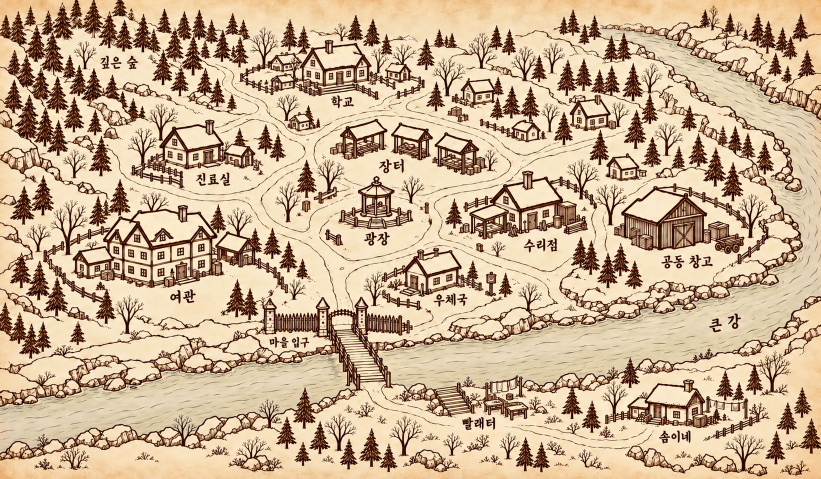
#> input picture experiments/renpy-ch1/art/map-somi-20261023/round3/generated-map.png, 1642 x 958 px (shown at 1/2 size)
$ python build_layers.py
#> lines starting #> are read from the running program, lines starting #| are printed output that depends on the picture; after the words box and inside, x2 and y2 are one past the last pixel; in counts of white or black regions, pixels touching at a corner belong together
"""Reproduce requested crops and previews from the generated map; no game writes."""
import json
from pathlib import Path
from PIL import Image, ImageDraw, ImageChops

ROOT = Path(__file__).resolve().parent
SIZE = (2304, 1344)
SOURCE = Image.open(ROOT / 'generated-map.png').convert('RGB')
#> SOURCE is the input picture: PIL image 1642x958 RGB; mean R, G, B 201.3, 176.1, 146
SX, SY = SIZE[0] / SOURCE.width, SIZE[1] / SOURCE.height
#> SX = 1.4; SY = 1.4
def xy(p): return [round(p[0]*SX), round(p[1]*SY)]
# Coordinates authored by inspection of the generated 1642 x 958 sheet.
# Each polygon encloses its own drawing and immediate yard, excluding ink labels.
SPECS = {
 'inn': ([(86,478),(198,412),(373,401),(516,467),(554,552),(538,578),(452,592),(304,581),(153,562),(90,531)], (327,505), (366,595), (335,577,63,31)),
 'clinic': ([(260,309),(315,267),(405,237),(459,277),(516,290),(532,331),(487,347),(375,347),(365,374),(287,354)], (398,300), (429,360), (387,341,84,33)),
 'school': ([(474,139),(538,105),(604,104),(645,77),(725,78),(752,124),(805,124),(849,155),(844,181),(760,199),(703,187),(601,191),(488,172)], (669,144), (687,204), (656,190,58,29)),
 'post': ([(750,544),(800,536),(834,499),(885,494),(929,538),(929,568),(985,574),(993,595),(957,612),(912,585),(853,596),(819,615),(759,599)], (864,551), (901,604), (865,587,75,30)),
 'workshop': ([(930,405),(975,386),(1045,340),(1074,344),(1076,356),(1113,351),(1139,397),(1173,413),(1180,462),(1120,476),(1021,471),(948,468)], (1056,426), (1080,491), (1041,476,81,31)),
 'store': ([(1227,428),(1265,394),(1302,367),(1417,378),(1458,411),(1499,439),(1518,478),(1490,511),(1414,510),(1285,497),(1222,479)], (1363,450), (1379,526), (1316,508,128,32)),
 'market': ([(657,265),(699,241),(773,243),(778,268),(807,247),(859,254),(876,284),(907,265),(953,284),(978,340),(939,354),(878,333),(844,317),(796,319),(779,299),(711,318),(656,306)], (815,283), (782,334), (752,316,61,35)),
 'square': ([(669,415),(708,394),(712,375),(748,350),(772,354),(797,379),(790,413),(831,427),(829,447),(778,464),(722,459),(676,447)], (753,416), (752,479), (725,463,59,31)),
 'gate': ([(520,611),(535,592),(552,610),(552,626),(627,627),(635,595),(656,595),(663,628),(702,616),(708,592),(731,594),(742,627),(818,639),(827,665),(769,670),(766,697),(783,770),(752,786),(703,778),(684,727),(665,680),(654,674),(535,668),(519,647)], (685,651), (579,687), (531,670,99,30)),
 'forest': ([(0,40),(45,16),(98,23),(120,2),(253,0),(281,41),(366,18),(418,48),(478,46),(503,98),(483,139),(451,192),(395,199),(371,174),(319,182),(299,160),(254,172),(219,194),(210,221),(186,246),(124,267),(75,292),(0,282)], (236,119), (237,124), (193,105,88,34)),
 'somi': ([(1207,807),(1252,791),(1293,762),(1365,757),(1398,761),(1421,800),(1496,798),(1510,822),(1503,845),(1444,870),(1390,854),(1315,855),(1234,839),(1209,837)], (1337,813), (1352,877), (1312,858,82,32)),
 'laundry': ([(853,779),(883,766),(921,767),(944,781),(969,777),(970,761),(1043,746),(1054,776),(1038,797),(1058,805),(1054,829),(1015,840),(986,830),(961,831),(946,839),(928,823),(901,819),(880,798)], (948,798), (956,849), (917,833,80,29)),
 'river': ([(1170,57),(1246,60),(1308,82),(1392,116),(1467,155),(1540,180),(1595,206),(1641,219),(1641,589),(1606,613),(1568,644),(1508,674),(1452,706),(1392,718),(1344,727),(1307,739),(1274,724),(1233,750),(1180,749),(1137,766),(1096,768),(1051,782),(1045,758),(968,773),(933,774),(904,766),(870,781),(833,774),(798,790),(782,787),(767,755),(752,705),(723,670),(700,675),(716,732),(723,776),(691,792),(646,803),(600,829),(546,840),(494,847),(442,865),(384,876),(333,867),(277,885),(230,878),(172,896),(110,907),(48,906),(0,922),(0,805),(59,799),(118,783),(178,770),(245,767),(304,752),(365,750),(423,735),(489,736),(550,726),(603,715),(658,709),(677,698),(672,688),(735,696),(798,692),(868,679),(932,674),(992,661),(1062,642),(1129,633),(1196,618),(1261,610),(1324,598),(1394,578),(1452,563),(1512,543),(1555,518),(1590,486),(1609,456),(1587,428),(1585,401),(1549,376),(1559,353),(1528,332),(1515,308),(1474,290),(1452,266),(1405,252),(1395,228),(1354,215),(1316,207),(1293,185),(1250,176),(1221,151),(1182,142),(1161,118),(1169,97),(1170,57)], (1395,654), (1446,649), (1409,629,72,37)),
}

def build():
 art = SOURCE.resize(SIZE, Image.Resampling.LANCZOS).convert('RGBA')
 art.save(ROOT/'room13-map-village.webp', lossless=True, method=6)
 art.save(ROOT/'preview_full.png')
 (ROOT/'nodes').mkdir(exist_ok=True)
 nodes = {}
 masks = {}
 for key, (poly, point, label, lb) in SPECS.items():
  polygon = [xy(p) for p in poly]
  xs, ys = zip(*polygon)
  x,y = min(xs)-3, min(ys)-3
  x,y = max(0,x),max(0,y)
  right,bottom = min(SIZE[0],max(xs)+4), min(SIZE[1],max(ys)+4)
  w,h = right-x,bottom-y
  local = [(a-x,b-y) for a,b in polygon]
  mask = Image.new('L',(w,h)); ImageDraw.Draw(mask).polygon(local,fill=255)
  cut = art.crop((x,y,right,bottom)); cut.putalpha(mask)
  line = Image.new('RGBA',(w,h)); ImageDraw.Draw(line).line(local+[local[0]], fill=(255,248,228,255),width=2,joint='curve')
  for suffix,im in [('',cut),('-outline',line)]:
   im.save(ROOT/'nodes'/f'room13-map-village-{key}{suffix}.webp',lossless=True,method=6)
  nodes[key] = dict(polygon=polygon,point=xy(point),label_point=xy(label),bounds=[x,y,w,h],label_bounds=xy(lb[:2])+xy(lb[2:]))
  masks[key] = (mask,line)
#> this loop made 13 passes
#> pass 1, in build, `cut = art.crop((x, y, right, bottom))`:
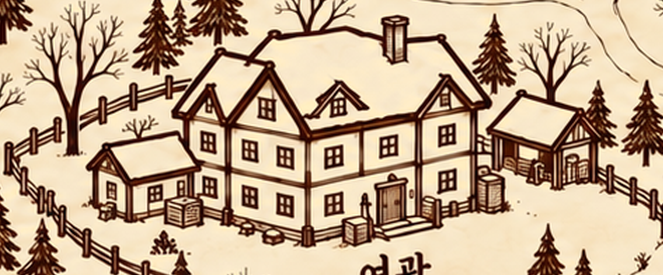
#> cut: PIL image 663x275 RGBA; mean R, G, B, A 191.8, 167.2, 140.3, 255
#> pass 1, in build, `im.save(ROOT/'nodes'/f'room13-map-village-{key}{suffix}.webp',lossless..`:
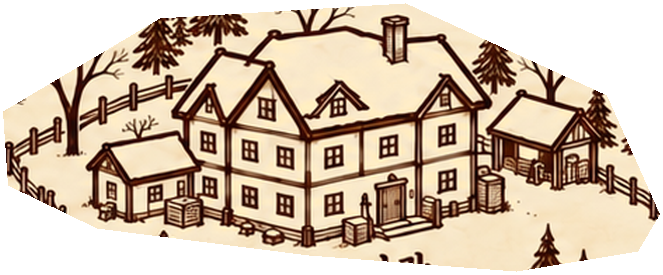
#> saved as room13-map-village-inn.webp: PIL image 663x275 RGBA; mean R, G, B, A 191.8, 167.2, 140.3, 183.2; transparent parts drawn white
#> after the loop:
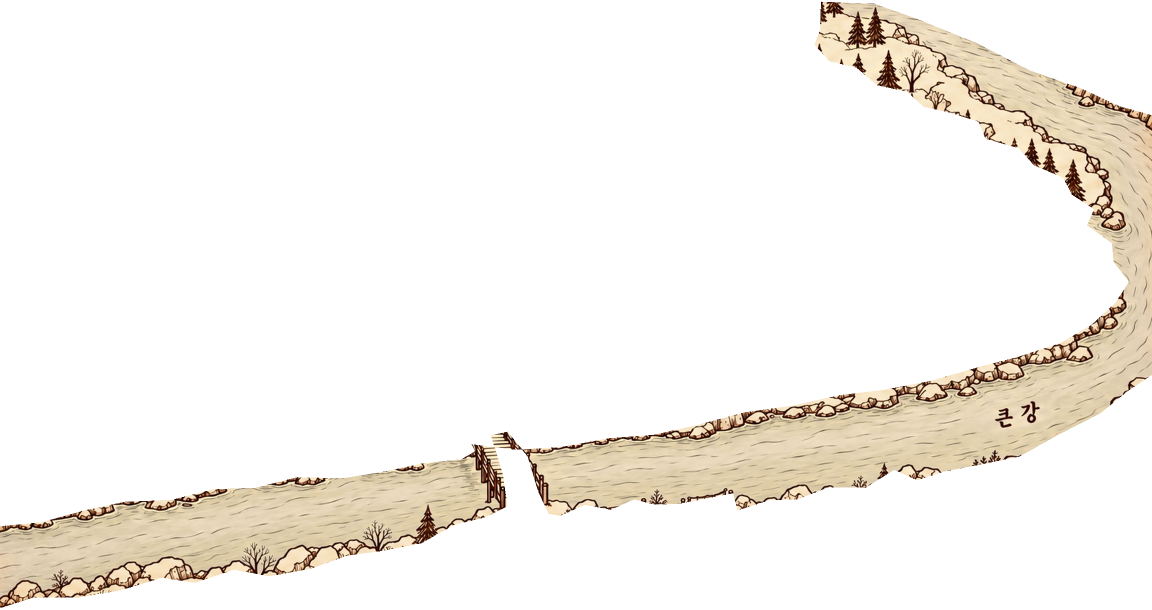
#> cut: PIL image 2304x1220 RGBA (shown at 1/2 size); mean R, G, B, A 198.8, 174.7, 145.9, 46; transparent parts drawn white
#> after the loop:
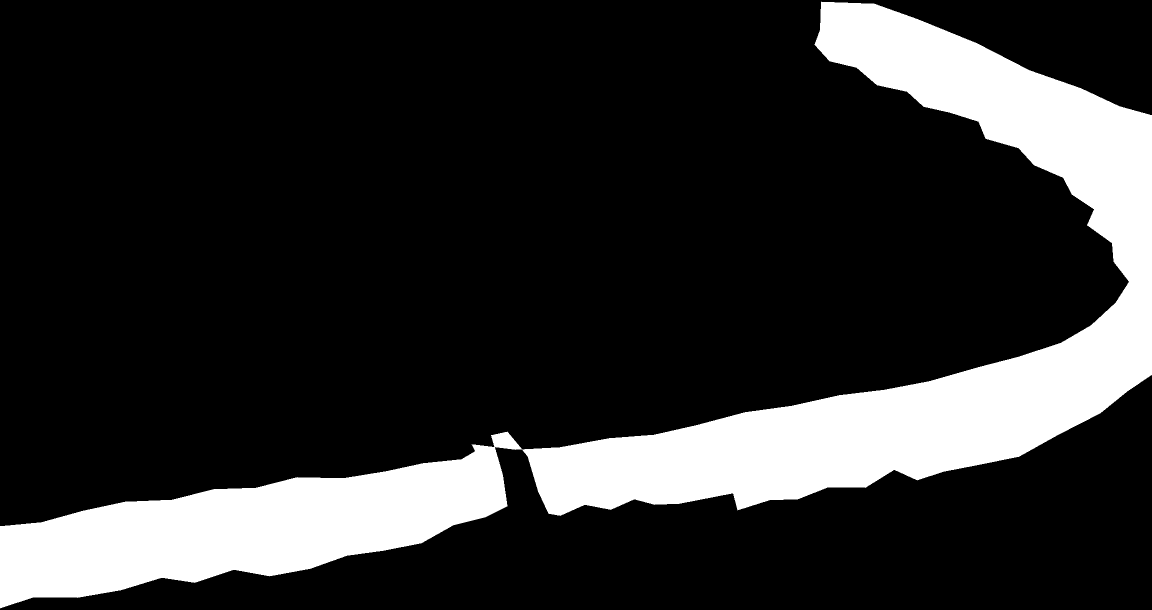
#> mask: PIL image 2304x1220 L (shown at 1/2 size); 18% white; 1 white region, box (x1, y1, x2, y2) and area: (0, 3, 2304, 1217) 506754
#> after the loop, masks = 13 items; nodes = 13 items
 data = dict(size=list(SIZE),nodes=nodes)
#> data = 2 items
 (ROOT/'cartography_v2.json').write_text(json.dumps(data,ensure_ascii=False,indent=2)+'\n')
 scale=1248/1672
 views = {'village':(0,0),'somi':(round(SIZE[0]*scale)-1280,round(SIZE[1]*scale)-720)}
 for view,origin in views.items():
  shown=art.copy()
  if view=='somi':
   x,y,w,h=nodes['somi']['bounds']
   patch=shown.crop((x,y,x+w,y+h))
   bright=patch.point(lambda v:min(255,v+round(.09*255)))
   bright.putalpha(masks['somi'][0]); shown.alpha_composite(bright,(x,y))
  for key,node in nodes.items():
   line=masks[key][1]
   selected=view=='somi' and key=='somi'
   color='#694425' if selected else '#a18b6c'
   tint=Image.new('RGBA',line.size,color)
   tint.putalpha(line.getchannel('A') if selected else line.getchannel('A').point(lambda a:round(a*.85)))
   shown.alpha_composite(tint,tuple(node['bounds'][:2]))
  shown=shown.resize((round(SIZE[0]*scale),round(SIZE[1]*scale)),Image.Resampling.LANCZOS)
  x,y=origin
  shown.crop((x,y,x+1280,y+720)).convert('RGB').save(ROOT/f'preview_view_{view}.png')
#> this loop made 2 passes
#> (w, h) on pass 2: (432, 166)
#> pass 1, in build, `shown.crop((x,y,x+1280,y+720)).convert('RGB').save(ROOT/f'preview_view..`:
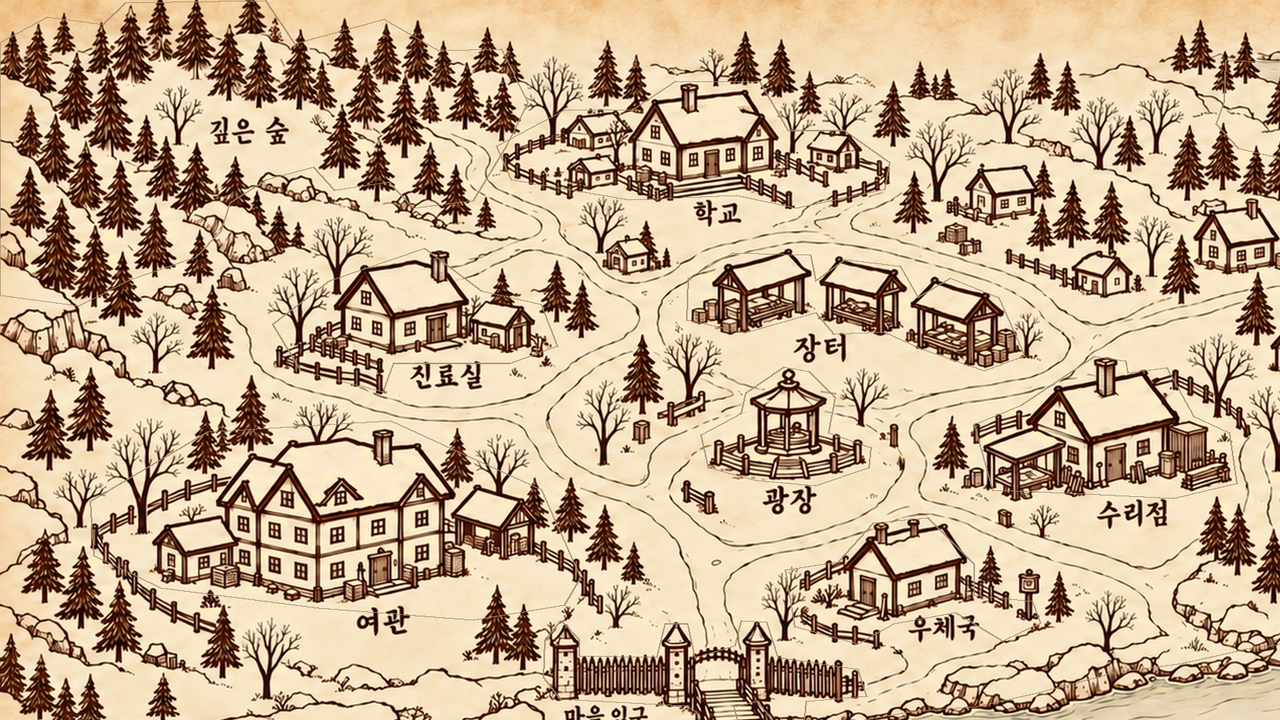
#> saved as preview_view_village.png: PIL image 1280x720 RGB; mean R, G, B 197.7, 172.9, 144.1
#> after the loop:
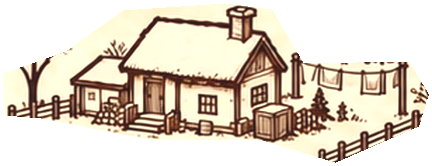
#> bright: PIL image 432x166 RGBA; mean R, G, B, A 204.8, 188.2, 161.8, 151; transparent parts drawn white
#> after the loop:
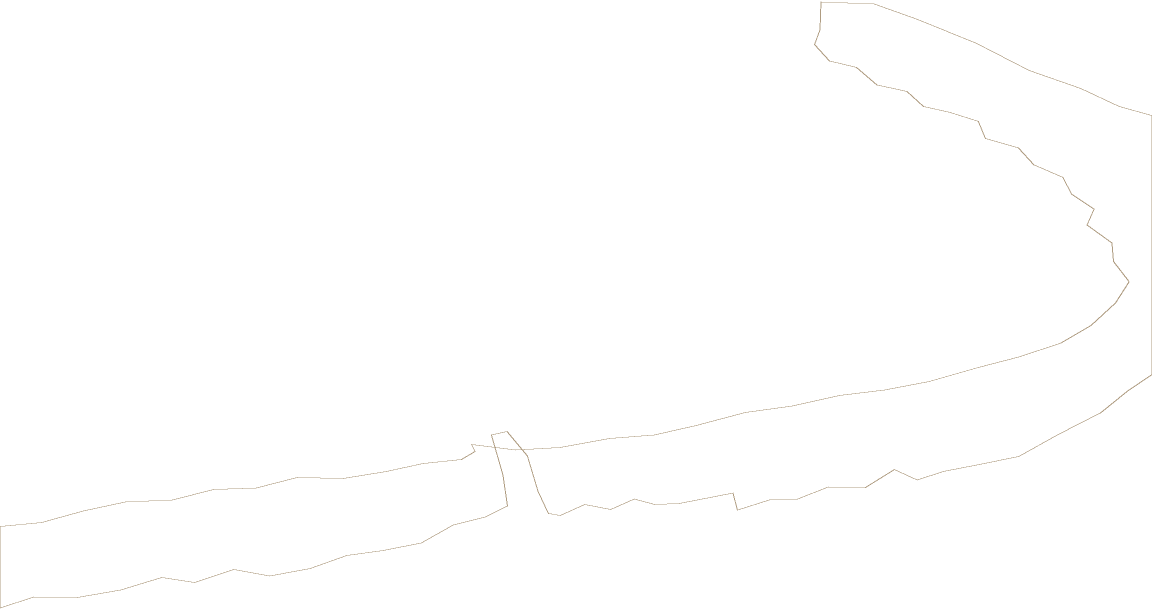
#> tint: PIL image 2304x1220 RGBA (shown at 1/2 size); mean R, G, B, A 161, 139, 108, 0.8; transparent parts drawn white
 (ROOT/'preview_views.json').write_text(json.dumps(dict(scale=scale,size=[1280,720],origins=views),indent=2)+'\n')
 # Mechanical contract checks, including exact alpha/polygon correspondence.
 assert set(nodes)==set('inn clinic school post workshop store market square gate river forest somi laundry'.split())
 for key,node in nodes.items():
  x,y,w,h=node['bounds']
#> x = 118; y = 560; w = 663; h = 275
  for suffix in ('','-outline'):
   im=Image.open(ROOT/'nodes'/f'room13-map-village-{key}{suffix}.webp')
#> im: PIL image 663x275 RGBA
   assert im.mode=='RGBA' and im.size==(w,h)
  im=Image.open(ROOT/'nodes'/f'room13-map-village-{key}.webp')
  assert ImageChops.difference(im.getchannel('A'),masks[key][0]).getbbox() is None
  assert 0<=x<x+w<=SIZE[0] and 0<=y<y+h<=SIZE[1]
  px,py=node['point']; assert masks[key][0].getpixel((px-x,py-y))==255,key
#> after `px, py = node['point']`: px = 459; py = 708
 print('PASS: 13 nodes / 26 RGBA WebPs / bounds / alpha polygons / point inclusion / 3 previews')

if __name__=='__main__': build()
